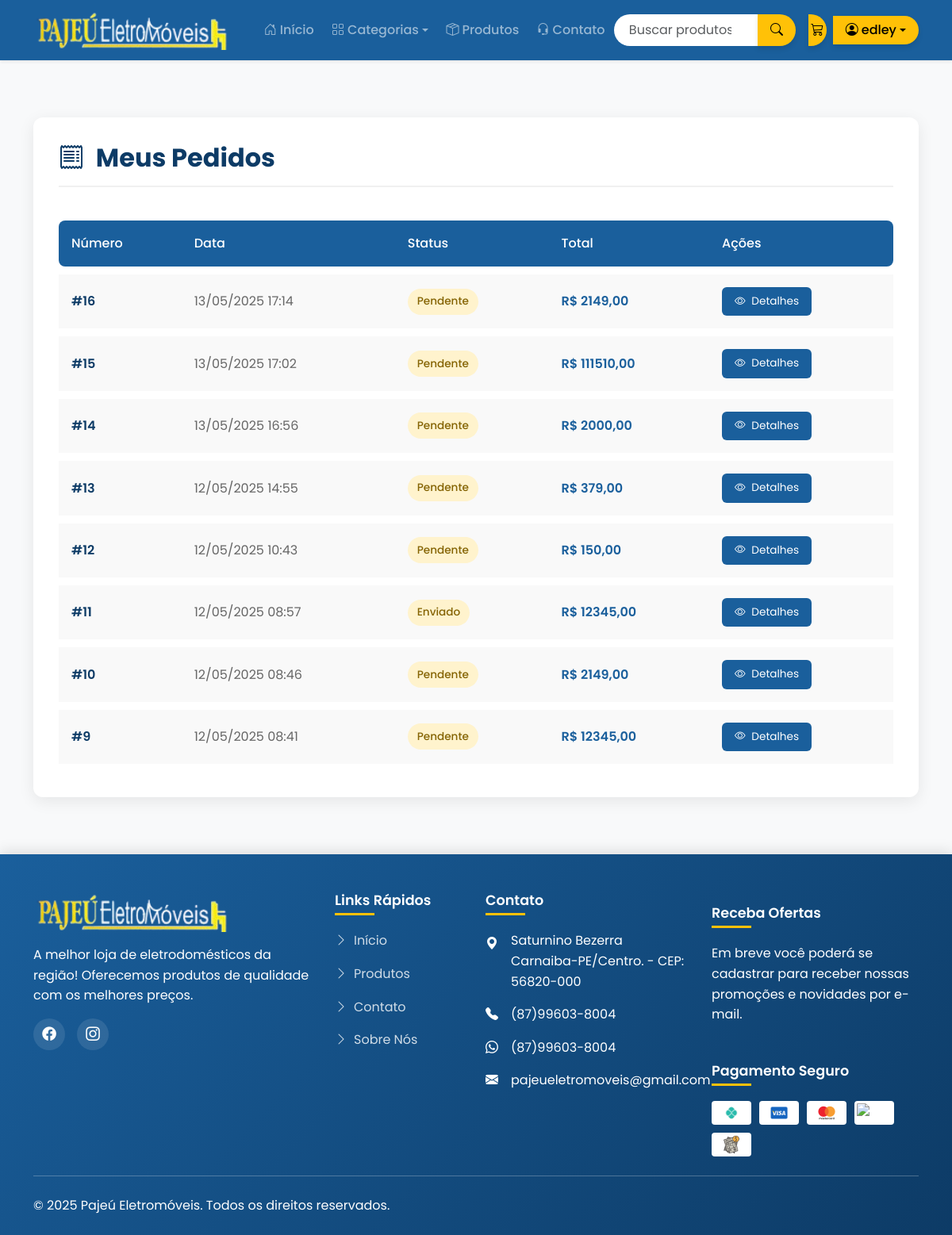
The page /meus-pedidos/ (signed in) on the database its author committed.
### pedidos/models.py (models this page shows, shortened)
class Pedido(models.Model):
    STATUS_CHOICES = [
        ('pendente', 'Pendente'),
        ('pago', 'Pago'),
        ('enviado', 'Enviado'),
        ('entregue', 'Entregue'),
        ('cancelado', 'Cancelado'),
    ]
    METODO_PAGAMENTO_CHOICES = [
        ('pix', 'PIX'),
        ('cartao', 'Cartão de Crédito'),
        ('boleto', 'Boleto'),
    ]
    TIPO_ENTREGA_CHOICES = [
        ('retirada', 'Retirar na Loja'),
        ('envio', 'Envio para Endereço'),
    ]
    user = models.ForeignKey(User, on_delete=models.SET_NULL, null=True, blank=True)
    primeiro_nome = models.CharField(max_length=50)
    sobrenome = models.CharField(max_length=50)
    email = models.EmailField()
    endereco = models.CharField(max_length=250)
    complemento = models.CharField(max_length=100, blank=True)
    cep = models.CharField(max_length=10)
    cidade = models.CharField(max_length=100)
    estado = models.CharField(max_length=2)
    telefone = models.CharField(max_length=20)
    criado_em = models.DateTimeField(auto_now_add=True)
    atualizado_em = models.DateTimeField(auto_now=True)
    pago = models.BooleanField(default=False)
    metodo_pagamento = models.CharField(max_length=10, choices=METODO_PAGAMENTO_CHOICES, default='pix')
    status = models.CharField(max_length=10, choices=STATUS_CHOICES, default='pendente')
    tipo_entrega = models.CharField(max_length=10, choices=TIPO_ENTREGA_CHOICES, default='envio')
    class Meta:
        ordering = ('-criado_em',)
        verbose_name = 'Pedido'
        verbose_name_plural = 'Pedidos'
    def get_total(self):
        return sum(item.get_custo() for item in self.itens.all())

class ItemPedido(models.Model):
    pedido = models.ForeignKey(Pedido, related_name='itens', on_delete=models.CASCADE)
    produto = models.ForeignKey(Produto, related_name='itens_pedido', on_delete=models.CASCADE)
    preco = models.DecimalField(max_digits=10, decimal_places=2)
    quantidade = models.PositiveIntegerField(default=1)
    def get_custo(self):
        return self.preco * self.quantidade

### core/views.py (the view)
# urls.py: path('meus-pedidos/', views.meus_pedidos, name='meus_pedidos'),  # Nova URL
@login_required
def meus_pedidos(request):
    pedidos = Pedido.objects.filter(user=request.user).order_by('-criado_em')
    return render(request, 'core/meus_pedidos.html', {'pedidos': pedidos})

### core/context_processors.py (called while the page is built)
def site_logo(request):
    config = SiteConfig.objects.first()
    return {
        'site_logo': config.logo.url if config and config.logo else None
    }

### produtos/context_processors.py (called while the page is built)
def categorias_disponiveis(request):
    return {
        'categorias_menu': Categoria.objects.all()
    }

### produtos/models.py (called while the page is built)
    def get_absolute_url(self):
        return reverse('produtos:lista_produtos_por_categoria', args=[self.slug])

### templates/core/meus_pedidos.html (shortened to what this page needs)
{% extends 'base.html' %}
{% load static %}
{% block conteudo %}
<div class="container my-5">
    <div class="orders-container">
        <h2 class="orders-title">
            <i class="bi bi-receipt me-2"></i> Meus Pedidos
        </h2>
        {% if pedidos %}
        <div class="table-responsive">
            <table class="orders-table">
                <thead>
                    <tr>
                        <th>Número</th>
                        <th>Data</th>
                        <th>Status</th>
                        <th>Total</th>
                        <th>Ações</th>
                    </tr>
                </thead>
                <tbody>
                    {% for pedido in pedidos %}
                    <tr>
                        <td class="order-number">#{{ pedido.id }}</td>
                        <td class="order-date">{{ pedido.criado_em|date:"d/m/Y H:i" }}</td>
                        <td>
                            <span class="order-status
                                {% if pedido.status == 'entregue' %}status-entregue
                                {% elif pedido.status == 'cancelado' %}status-cancelado
                                {% else %}status-andamento{% endif %}">
                                {{ pedido.get_status_display }}
                            </span>
                        </td>
                        <td class="order-total">R$ {{ pedido.get_total }}</td>
                        <td>
                            <a href="{% url 'pedidos:pedido_detalhe' pedido.id %}" class="btn btn-details">
                                <i class="bi bi-eye me-1"></i> Detalhes
                            </a>
                        </td>
                    </tr>
                    {% endfor %}
                </tbody>
            </table>
        </div>
        {% endif %}
    </div>
</div>
{% endblock %}

### templates/includes/navbar.html (shortened to what this page needs)
<nav class="navbar navbar-expand-lg navbar-dark bg-azul shadow-sm">
    <div class="container">
        <a class="navbar-brand" href="{% url 'core:inicio' %}">
            {% load static %}
            {% if site_logo %}
                <img src="{{ site_logo }}" alt="Logo" class="navbar-logo">
            {% else %}
                <img src="{% static 'img/logo-padrao.png' %}" alt="Logo Padrão" class="navbar-logo">
            {% endif %}
        </a>
        <div class="collapse navbar-collapse" id="navbarNav">
            <ul class="navbar-nav me-auto">
                <li class="nav-item">
                    <a class="nav-link {% if request.path == '/' %}active{% endif %}" href="{% url 'core:inicio' %}">
                        <i class="bi bi-house-door me-1"></i> Início
                    </a>
                </li>
                <li class="nav-item dropdown">
                    <a class="nav-link dropdown-toggle {% if 'categoria' in request.path %}active{% endif %}" href="#" id="categoriasDropdown" role="button" data-bs-toggle="dropdown" aria-expanded="false">
                        <i class="bi bi-grid me-1"></i> Categorias
                    </a>
                </li>
                <li class="nav-item">
                    <a class="nav-link {% if 'todos-produtos' in request.path %}active{% endif %}" href="{% url 'core:todos_produtos' %}">
                        <i class="bi bi-box-seam me-1"></i> Produtos
                    </a>
                </li>
                <li class="nav-item">
                    <a class="nav-link {% if 'contato' in request.path %}active{% endif %}" href="{% url 'core:contato' %}">
                        <i class="bi bi-headset me-1"></i> Contato
                    </a>
                </li>
            </ul>
            <div class="d-flex align-items-center">
                <form class="d-flex me-3 search-form" action="{% url 'produtos:busca' %}" method="get">
                    <div class="input-group">
                        <input class="form-control search-input" type="search" name="q" placeholder="Buscar produtos..." aria-label="Buscar">
                        <button class="btn btn-amarelo search-btn" type="submit">
                            <i class="bi bi-search"></i>
                        </button>
                    </div>
                </form>
                <a href="{% url 'carrinho:detalhe_carrinho' %}" class="btn btn-amarelo btn-icon position-relative me-2">
                    <i class="bi bi-cart3"></i>
                </a>
                {% if user.is_authenticated %}
                    <div class="dropdown">
                        <button class="btn btn-amarelo dropdown-toggle user-dropdown" type="button" id="dropdownMenuButton" data-bs-toggle="dropdown" aria-expanded="false">
                            <i class="bi bi-person-circle me-1"></i>
                            <span class="d-none d-lg-inline">{{ user.first_name|default:user.username }}</span>
                        </button>
                    </div>
                {% else %}
                    <a href="{% url 'core:login' %}" class="btn btn-amarelo">
                        <i class="bi bi-person me-1"></i>
                        <span class="d-none d-lg-inline">Entrar</span>
                    </a>
                {% endif %}
            </div>
        </div>
    </div>
</nav>

### templates/base.html (style rules this page uses)
:root { --azul-primario: #1a5f9c; --azul-secundario: #0d3b66; --amarelo-primario: #ffc107; --amarelo-secundario: #ffab00; --branco: #ffffff; --cinza-claro: #f8f9fa; --cinza-escuro: #343a40; --sombra: 0 4px 6px rgba(0, 0, 0, 0.1); --transicao: all 0.3s ease; }
body { font-family: 'Poppins', sans-serif; background-color: var(--cinza-claro); color: var(--cinza-escuro); line-height: 1.6; }
.bg-azul { background-color: var(--azul-primario); }
.btn-amarelo { background-color: var(--amarelo-primario); color: black; border: none; padding: 10px 20px; border-radius: 30px; font-weight: 500; transition: var(--transicao); box-shadow: var(--sombra); }
.navbar { box-shadow: var(--sombra); padding: 15px 0; }
.navbar-brand img { height: 50px; transition: var(--transicao); }
.nav-link { font-weight: 500; padding: 8px 15px; border-radius: 20px; transition: var(--transicao); margin: 0 5px; }

### templates/core/meus_pedidos.html (style rules this page uses)
.orders-container { background-color: #fff; border-radius: 12px; box-shadow: 0 5px 20px rgba(0, 0, 0, 0.08); padding: 2rem; margin-bottom: 3rem; }
.orders-title { color: var(--azul-secundario); font-weight: 700; margin-bottom: 2rem; padding-bottom: 1rem; border-bottom: 2px solid #f0f0f0; }
.orders-table { width: 100%; border-collapse: separate; border-spacing: 0 10px; }
.orders-table thead th { background-color: var(--azul-primario); color: white; padding: 1rem; font-weight: 500; }
.orders-table th:first-child { border-radius: 8px 0 0 8px; }
.orders-table th:last-child { border-radius: 0 8px 8px 0; }
.orders-table tbody tr { background-color: #f9f9f9; transition: all 0.3s ease; }
.orders-table td { padding: 1rem; vertical-align: middle; }
.order-number { font-weight: 600; color: var(--azul-secundario); }
.order-date { color: #666; }
.order-status { display: inline-block; padding: 0.35rem 0.75rem; border-radius: 20px; font-weight: 500; font-size: 0.85rem; }
.status-andamento { background-color: #fff3cd; color: #856404; }
.order-total { font-weight: 600; color: var(--azul-primario); }
.btn-details { background-color: var(--azul-primario); color: white; border: none; border-radius: 6px; padding: 0.5rem 1rem; font-size: 0.85rem; transition: all 0.2s ease; }

### templates/includes/navbar.html (style rules this page uses)
.navbar { padding: 0.5rem 0; transition: all 0.3s ease; }
.navbar-logo { height: 50px; transition: transform 0.3s ease; }
.nav-link { font-weight: 500; padding: 0.5rem 1rem; border-radius: 50px; margin: 0 0.2rem; transition: all 0.3s ease; display: flex; align-items: center; }
.search-form { position: relative; }
.search-input { border-radius: 50px; padding: 0.5rem 1.2rem; border: none; min-width: 200px; transition: all 0.3s ease; }
.search-btn { border-radius: 50px; margin-left: -40px; padding: 0.5rem 1rem; z-index: 2; }
.btn-icon { width: 40px; height: 40px; display: inline-flex; align-items: center; justify-content: center; padding: 0; border-radius: 50%; }
.user-dropdown { display: flex; align-items: center; padding: 0.4rem 1rem; border-radius: 50px; }

### rows shown on the page
Pedido: id "16", criado_em "13/05/2025 17:14", status "Pendente", get_total "2149,00"
Pedido: id "15", criado_em "13/05/2025 17:02", status "Pendente", get_total "111510,00"
Pedido: id "14", criado_em "13/05/2025 16:56", status "Pendente", get_total "2000,00"
Pedido: id "13", criado_em "12/05/2025 14:55", status "Pendente", get_total "379,00"
Pedido: id "12", criado_em "12/05/2025 10:43", status "Pendente", get_total "150,00"
Pedido: id "11", criado_em "12/05/2025 08:57", status "Enviado", get_total "12345,00"
Pedido: id "10", criado_em "12/05/2025 08:46", status "Pendente", get_total "2149,00"
Pedido: id "9", criado_em "12/05/2025 08:41", status "Pendente", get_total "12345,00"

### other values the page prints
{{ user.first_name|default:user.username }} "edley"
